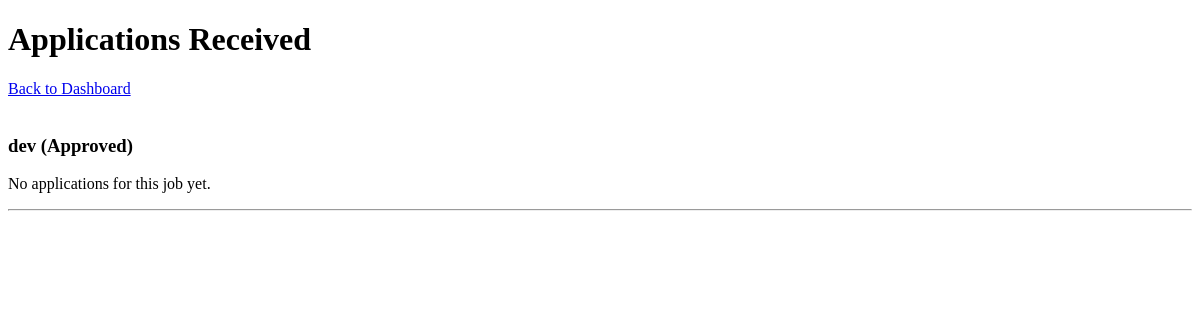
Page /company/applications (signed in) on the earlier database version.
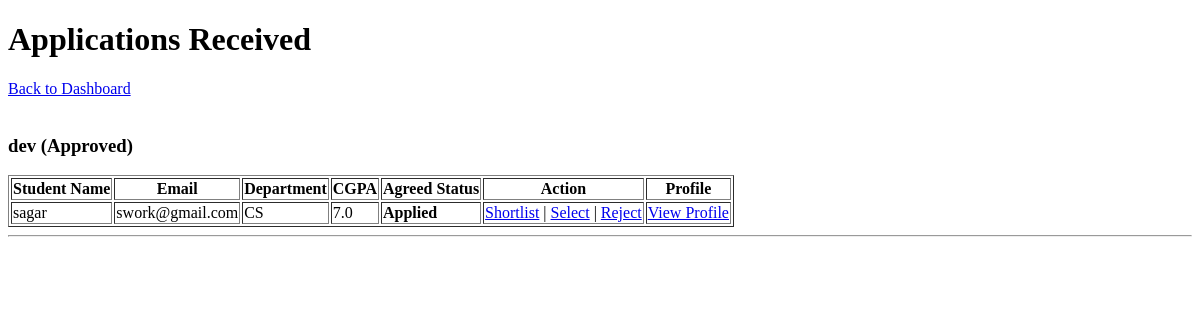
Same page on the later database version.
### models.py (models this page shows)
class JobPosition(db.Model):
    id = db.Column(db.Integer, primary_key=True)
    company_id = db.Column(db.Integer, db.ForeignKey("company.id"), nullable=False)
    title = db.Column(db.String(100), nullable=False)
    description = db.Column(db.Text)
    eligibility = db.Column(db.String(200))
    deadline = db.Column(db.Date)
    skills = db.Column(db.String(200))
    experience = db.Column(db.String(50))
    salary = db.Column(db.String(50))
    status = db.Column(db.String(20), default="Pending")
    applications = db.relationship("Application", backref="job_position", lazy=True)

class Application(db.Model):
    id = db.Column(db.Integer, primary_key=True)
    student_id = db.Column(db.Integer, db.ForeignKey("student.id"), nullable=False)
    job_position_id = db.Column(db.Integer, db.ForeignKey("job_position.id"), nullable=False)
    status = db.Column(db.String(20), default="Applied")
    applied_on = db.Column(db.DateTime, default=datetime.utcnow)
    __table_args__ = (
        db.UniqueConstraint("student_id", "job_position_id", name="unique_application"),
    )
    placement = db.relationship("Placement", backref="application", uselist=False, lazy=True)

class Student(db.Model):
    id = db.Column(db.Integer, primary_key=True)
    name = db.Column(db.String(100), nullable=False)
    email = db.Column(db.String(100), unique=True, nullable=False)
    password = db.Column(db.String(200), nullable=False)
    department = db.Column(db.String(50))
    cgpa = db.Column(db.Float)
    resume = db.Column(db.String(200))
    is_active = db.Column(db.Boolean, default=True)
    applications = db.relationship("Application", backref="student", lazy=True)

### app.py (the view)
    @app.route("/company/applications")
    @login_required("company")
    def company_applications():
        company_id = session.get("user_id")
        jobs = JobPosition.query.filter_by(company_id=company_id).all()
        return render_template("company/view_applications.html", jobs=jobs)

### templates/company/view_applications.html (shortened to what this page needs)
<!DOCTYPE html>
<html>
<head>
</head>
<body>
    <h1>Applications Received</h1>
    <a href="{{ url_for('company_dashboard') }}">Back to Dashboard</a>
    <br><br>
    {% for job in jobs %}
    <h3>{{ job.title }} ({{ job.status }})</h3>
    {% if job.applications %}
    <table border="1">
        <tr>
            <th>Student Name</th>
            <th>Email</th>
            <th>Department</th>
            <th>CGPA</th>
            <th>Agreed Status</th>
            <th>Action</th>
            <th>Profile</th>
        </tr>
        {% for app in job.applications %}
        <tr>
            <td>{{ app.student.name }}</td>
            <td>{{ app.student.email }}</td>
            <td>{{ app.student.department }}</td>
            <td>{{ app.student.cgpa }}</td>
            <td>
                <b>{{ app.status }}</b>
            </td>
            <td>
                {% if app.status != 'Selected' and app.status != 'Rejected' %}
                <a href="{{ url_for('update_application_status', app_id=app.id, status='Shortlisted') }}">Shortlist</a>
                |
                <a href="{{ url_for('update_application_status', app_id=app.id, status='Selected') }}">Select</a> |
                <a href="{{ url_for('update_application_status', app_id=app.id, status='Rejected') }}">Reject</a>
                {% else %}
                Finalized
                {% endif %}
            </td>
            <td>
                <a href="{{ url_for('student_profile', student_id=app.student.id) }}">View Profile</a>
            </td>
        </tr>
        {% endfor %}
    </table>
    {% else %}
    <p>No applications for this job yet.</p>
    {% endif %}
    <hr>
    {% endfor %}
</body>
</html>

Differences in the rows shown:
computed for JobPosition "dev": text "No applications for this job yet." → "Student Name Email Department CGPA Agreed Status Action Profile"
added Application: student.name "sagar", student.email "swork@gmail.com", student.department "CS", student.cgpa "7.0", status "Applied"
